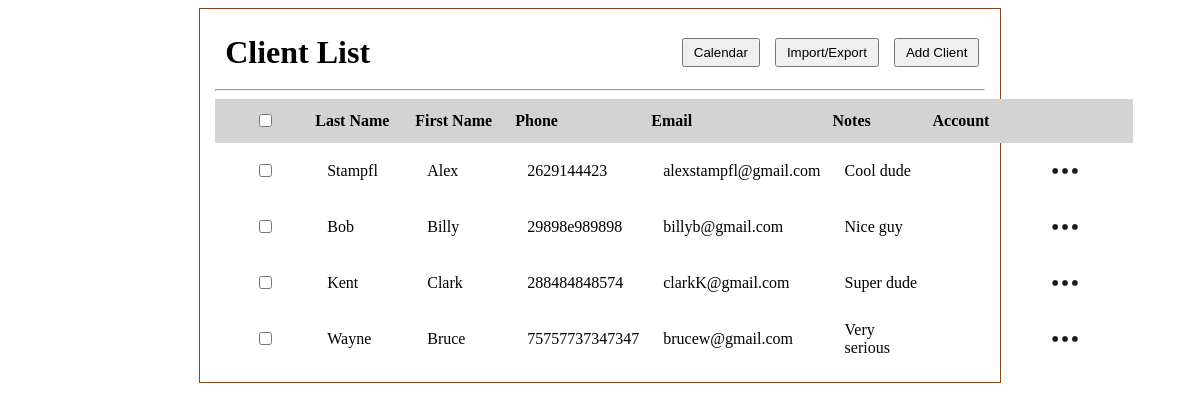
Page /client_list on the earlier database version.
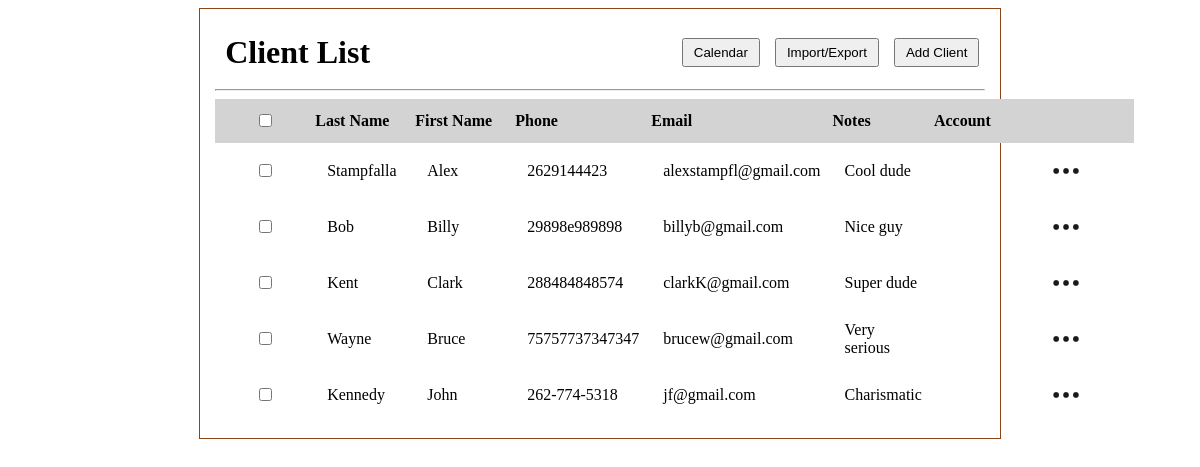
Same page on the later database version.
### tables this page shows
CREATE TABLE clients (
              id INTEGER PRIMARY KEY AUTOINCREMENT,
              first_name TEXT,
              last_name TEXT,
              phone TEXT,
              email TEXT,
              status TEXT
            , client_id INTEGER, notes TEXT);

### app.py (the view)
@app.route('/client_list')
def client_list():
    conn = sqlite3.connect(DB_PATH)  # connects to sqlite database file named client.db, conn is the connection object used to talk to db
    c = conn.cursor() # cursor object lets you execute SQL statements (queries) against db
    c.execute('SELECT * FROM clients')
    clients = c.fetchall() # Fetches all rows that query returned, clients is a list of tuples
    conn.close()
    return render_template('client_list.html', clients=clients)

### templates/client_list.html (shortened to what this page needs)
<!DOCTYPE html>
<html lang="en">
<head>
     <link rel="stylesheet" href="{{ url_for('static', filename = 'main.css') }}">
</head>
<body>
    <div id="client_list">
            <div class="header-row">
                <h1 id="client_list_h1">Client List</h1>
                <div class="header-buttons">
                    <button id="go_to_calendar">Calendar</button>
                    <button id="export_client_list">Import/Export</button>
                    <button id="add_client">Add Client</button>
                </div>
            </div>
        <hr>
        <table>
            <thead>
                <tr id="client_list_headers">
                    <th><input type="checkbox"></th>
                    <th>Last Name</th>
                    <th>First Name</th>
                    <th>Phone</th>
                    <th>Email</th>
                    <th>Notes</th>
                    <th>Account</th>
                    <th></th>
                </tr>
            </thead>
            <tbody id="clientTableBody">
                {% for client in clients %}
                <tr>
                    <td><input type="checkbox"></td>
                    <td>{{ client[2] if client[2] else "" }}</td>
                    <td>{{ client[1] if client[1] else "" }}</td>
                    <td>{{ client[3] if client[3] else "" }}</td>
                    <td>{{ client[4] if client[4] else "" }}</td>
                    <td>{{ client[7] if client[7] else "" }}</td>
                    <td>{{ client[5] if client[5] else "" }}</td>
                    <td class="menu_cell">
                        <div class="menu-container">
                            <img class="meatballs" src = "{{ url_for('static', filename='img/meatball_menu.png') }}" alt="3 dots">
                        </div>
                    </td>
                </tr>
                {% endfor %}
            </tbody>
        </table>
    </div>
</body>
</html>

### static/main.css (style rules this page uses)
#client_list { text-align: center; max-width: 65%; top: 10%; left: 50%; border: 1px solid saddlebrown; height: 100%; margin: 0 auto; padding: 15px; }
table { border-collapse: collapse; width: 100%; }
th, td { padding: 8px 12px; text-align: left; }
#client_list table th:first-child, #client_list table td:first-child { width: 40px; text-align: center; }
table th { padding: 12px 0px 12px 0px; margin: 0 auto; min-width: 100px; text-align: left; }
.header-row { display: flex; justify-content: space-between; align-items: center; width: 98%; padding: 10px; }
.header-buttons { display: flex; gap: 15px; }
#client_list_h1 { display: inline-flex; margin: 0; }
#add_client { padding: 5px 10px; }
#go_to_calendar { padding: 5px 10px; }
#export_client_list { padding: 5px 10px; }
#client_list_headers { background-color: lightgray; }
.menu-container { position: relative; display: inline-block; }
.meatballs { width: 40px; height: 40px; vertical-align: middle; cursor: pointer; }

Differences in the rows shown:
changed clients "Alex": last_name "Stampfl" → "Stampfalla"
added clients: last_name "Kennedy", first_name "John", phone "262-774-5318", email "jf@gmail.com", notes "Charismatic"
